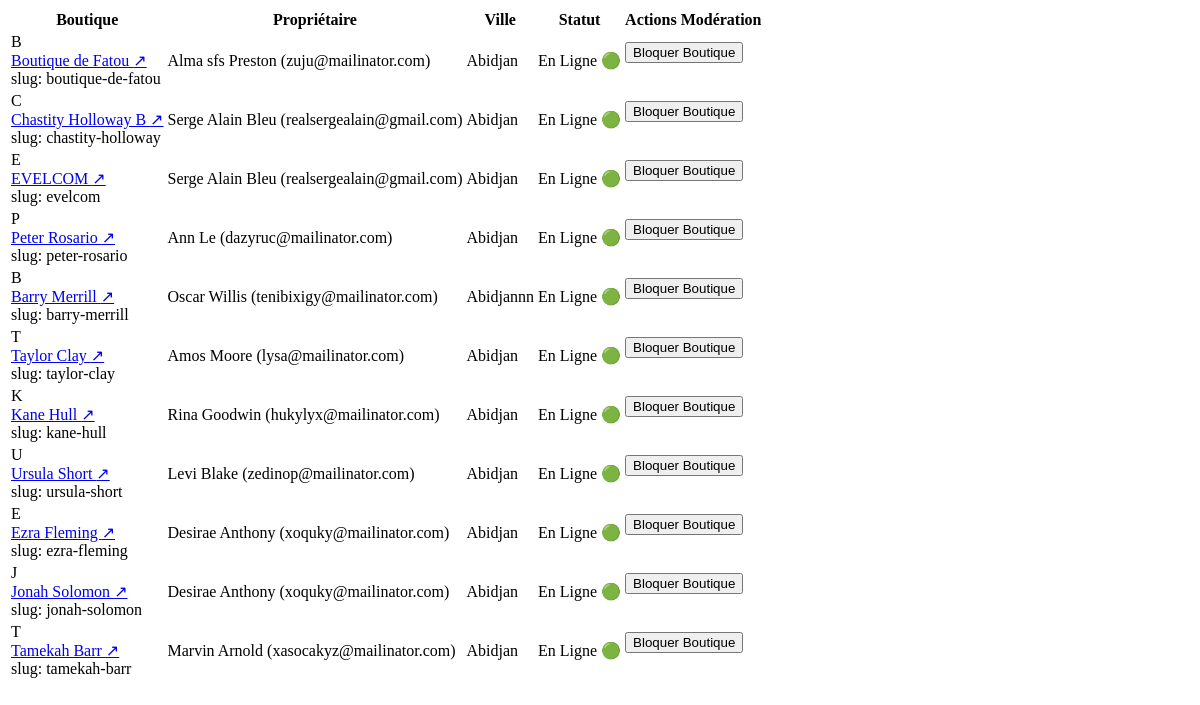
Page /super-admin/shops/ (signed in) on the earlier database version.
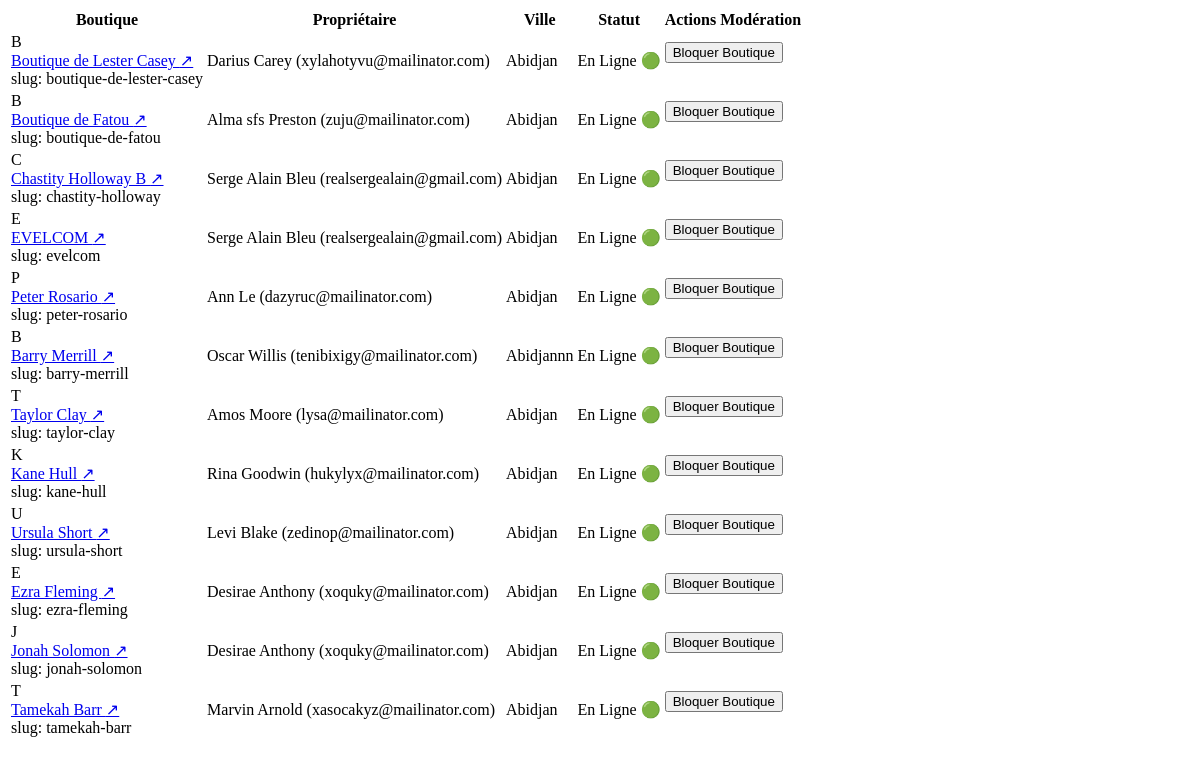
Same page on the later database version.
### apps/shop/models.py (models this page shows, shortened)
class Shop(models.Model):
    uuid = models.UUIDField(default=uuid.uuid4, editable=False, unique=True)
    slug = models.SlugField(max_length=150, unique=True, blank=True)
    owner = models.ForeignKey(settings.AUTH_USER_MODEL, on_delete=models.CASCADE, related_name='shops', verbose_name=_("Propriétaire"))
    name = models.CharField(max_length=120, verbose_name=_("Nom de la boutique"))
    category = models.CharField(max_length=80, default="Mode & Habillement", verbose_name=_("Catégorie"))
    description = models.TextField(blank=True, verbose_name=_("Description"))
    phone = models.CharField(max_length=25, blank=True, verbose_name=_("Numéro WhatsApp pour commandes"), help_text=_("Ex: +225 0700000000"))
    city = models.CharField(max_length=80, default="Abidjan", verbose_name=_("Ville / Commune"))
    is_active = models.BooleanField(default=True, verbose_name=_("Boutique active"))
    created_at = models.DateTimeField(auto_now_add=True, verbose_name=_("Date de création"))
    class Meta:
        verbose_name = _("Boutique")
        verbose_name_plural = _("Boutiques")
        ordering = ['-created_at']

### apps/accounts/models.py (models this page shows, shortened)
class User(AbstractBaseUser, PermissionsMixin):
    id = models.UUIDField(primary_key=True, default=uuid.uuid4, editable=False)
    email = models.EmailField(_('adresse email'), unique=True, max_length=255)
    phone = models.CharField(_('numéro de téléphone'), max_length=20, blank=True, null=True)
    first_name = models.CharField(_('prénom'), max_length=150, blank=True)
    last_name = models.CharField(_('nom'), max_length=150, blank=True)
    is_staff = models.BooleanField(
        _('statut équipe'),
        default=False,
        help_text=_('Désigne si l\'utilisateur peut se connecter au site d\'administration.'),
    )
    is_active = models.BooleanField(
        _('actif'),
        default=True,
        help_text=_('Désigne si ce compte doit être traité comme actif.'),
    )
    date_joined = models.DateTimeField(_('date d\'inscription'), default=timezone.now)
    updated_at = models.DateTimeField(_('dernière mise à jour'), auto_now=True)
    objects = UserManager()
    USERNAME_FIELD = 'email'
    REQUIRED_FIELDS = []
    class Meta:
        verbose_name = _('utilisateur')
        verbose_name_plural = _('utilisateurs')
        ordering = ['-date_joined']
    @property
    def full_name(self):
        if self.first_name and self.last_name:
            return f"{self.first_name} {self.last_name}"
        return self.first_name or self.last_name or self.email.split('@')[0]

### apps/core/super_admin_views.py (the view)
# urls.py: path('shops/', super_admin_shops_partial, name='shops_partial'),
@login_required
@user_passes_test(staff_required, login_url='accounts:login')
def super_admin_shops_partial(request):
    q = request.GET.get('q', '').strip()
    shops = Shop.objects.select_related('owner').all()
    if q:
        shops = shops.filter(
            Q(name__icontains=q) |
            Q(slug__icontains=q) |
            Q(owner__email__icontains=q)
        )
    return render(request, 'core/super_admin/partials/shop_table.html', {'shops': shops[:50]})

### apps/core/super_admin_views.py (called while the page is built)
def staff_required(user):
    return user.is_authenticated and (user.is_staff or user.is_superuser)

### templates/core/super_admin/partials/shop_table.html (shortened to what this page needs)
<div class="overflow-x-auto">
    <table class="w-full text-left border-collapse text-xs sm:text-sm">
        <thead>
            <tr class="border-b border-slate-200 dark:border-slate-800 text-slate-400 font-bold uppercase tracking-wider text-[10px]">
                <th class="py-3 px-4">Boutique</th>
                <th class="py-3 px-4">Propriétaire</th>
                <th class="py-3 px-4">Ville</th>
                <th class="py-3 px-4">Statut</th>
                <th class="py-3 px-4 text-right">Actions Modération</th>
            </tr>
        </thead>
        <tbody class="divide-y divide-slate-100 dark:divide-slate-800">
            {% for s in shops %}
            <tr class="hover:bg-slate-50/50 dark:hover:bg-slate-800/40 transition-colors">
                <td class="py-3.5 px-4 font-bold text-slate-900 dark:text-white flex items-center gap-2.5">
                    <div class="w-8 h-8 rounded-xl bg-gradient-to-tr from-brand-600 to-indigo-600 text-white font-black flex items-center justify-center text-xs">
                        {{ s.name|make_list|first|upper }}
                    </div>
                    <div>
                        <a href="{% url 'shop:detail' s.uuid s.slug %}" target="_blank" class="font-extrabold text-xs text-brand-600 dark:text-brand-400 hover:underline">
                            {{ s.name }} ↗
                        </a>
                        <div class="text-[10px] text-slate-400 font-normal">slug: {{ s.slug }}</div>
                    </div>
                </td>
                <td class="py-3.5 px-4 font-medium text-slate-600 dark:text-slate-300">
                    {{ s.owner.full_name }} ({{ s.owner.email }})
                </td>
                <td class="py-3.5 px-4 text-slate-400 text-xs">
                    {{ s.city|default:"Abidjan" }}
                </td>
                <td class="py-3.5 px-4">
                    {% if s.is_active %}
                    <span class="px-2.5 py-1 rounded-full bg-emerald-100 text-emerald-800 dark:bg-emerald-950/50 dark:text-emerald-300 text-[10px] font-extrabold">
                        En Ligne 🟢
                    </span>
                    {% else %}
                    <span class="px-2.5 py-1 rounded-full bg-rose-100 text-rose-800 dark:bg-rose-950/50 dark:text-rose-300 text-[10px] font-extrabold">
                        Bloquée 🔴
                    </span>
                    {% endif %}
                </td>
                <td class="py-3.5 px-4 text-right">
                    <form hx-post="{% url 'super_admin:toggle_shop' s.uuid %}"
                          hx-target="#shop-table-container"
                          hx-swap="innerHTML"
                          class="inline-block">
                        {% if s.is_active %}
                        <button type="submit"
                                onclick="return confirm('Bloquer cette boutique pour fraude ou non-respect ?')"
                                class="px-3 py-1.5 rounded-xl bg-rose-50 text-rose-600 hover:bg-rose-100 font-bold text-[10px] border border-rose-200 transition-all active:scale-95">
                            Bloquer Boutique
                        </button>
                        {% else %}
                        <button type="submit"
                                class="px-3 py-1.5 rounded-xl bg-emerald-50 text-emerald-600 hover:bg-emerald-100 font-bold text-[10px] border border-emerald-200 transition-all active:scale-95">
                            Débloquer
                        </button>
                        {% endif %}
                    </form>
                </td>
            </tr>
            {% empty %}
            <tr>
                <td colspan="5" class="py-8 text-center text-slate-400 text-xs">Aucune boutique trouvée.</td>
            </tr>
            {% endfor %}
        </tbody>
    </table>
</div>

Differences in the rows shown:
added Shop: name|make_list "B", name "Boutique de Lester Casey", slug "boutique-de-lester-casey", owner.full_name "Darius Carey", owner.email "xylahotyvu@mailinator.com", city "Abidjan", is_active "En Ligne 🟢"
